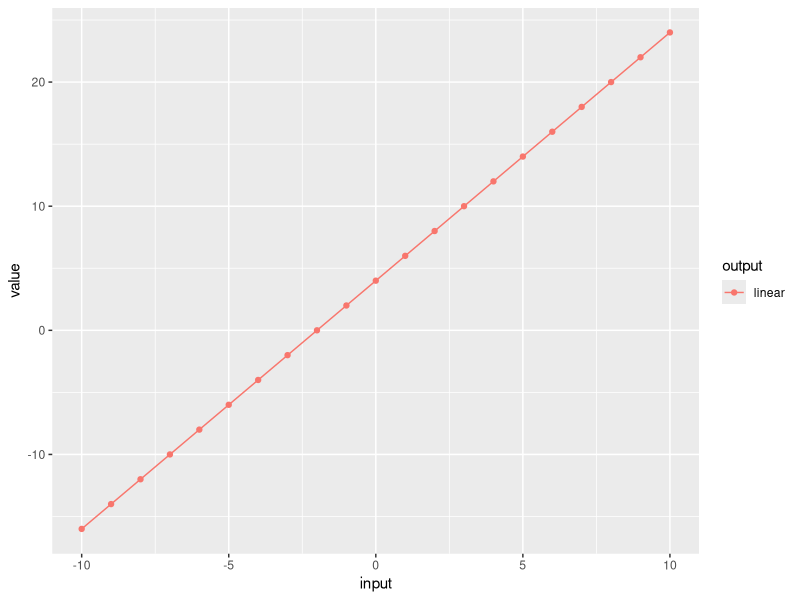

Here is the R script that generated this plot: (Note: this script raises an error after producing the figure.)
library(ggplot2)
library(reshape2)


x = seq(-10,10)
dat = data.frame(input = seq(-10,10),linear = 4+2*x) #  outputSquared = 4+13*x^2, outputCube = x^3, inputSq = x^2 

dat = melt(dat,id.vars = 'input', variable.name = c('output'),value.name = 'value')

ggplot(data = dat, aes(x=input, y=value, group = output,color = output)) +
  geom_line()+
  geom_point()

x = seq(-10,10)
lines(x,x^2) + lines(x,x^3) 

output.lm = lm(data = dat, linear ~ input)
output.lm$residuals

